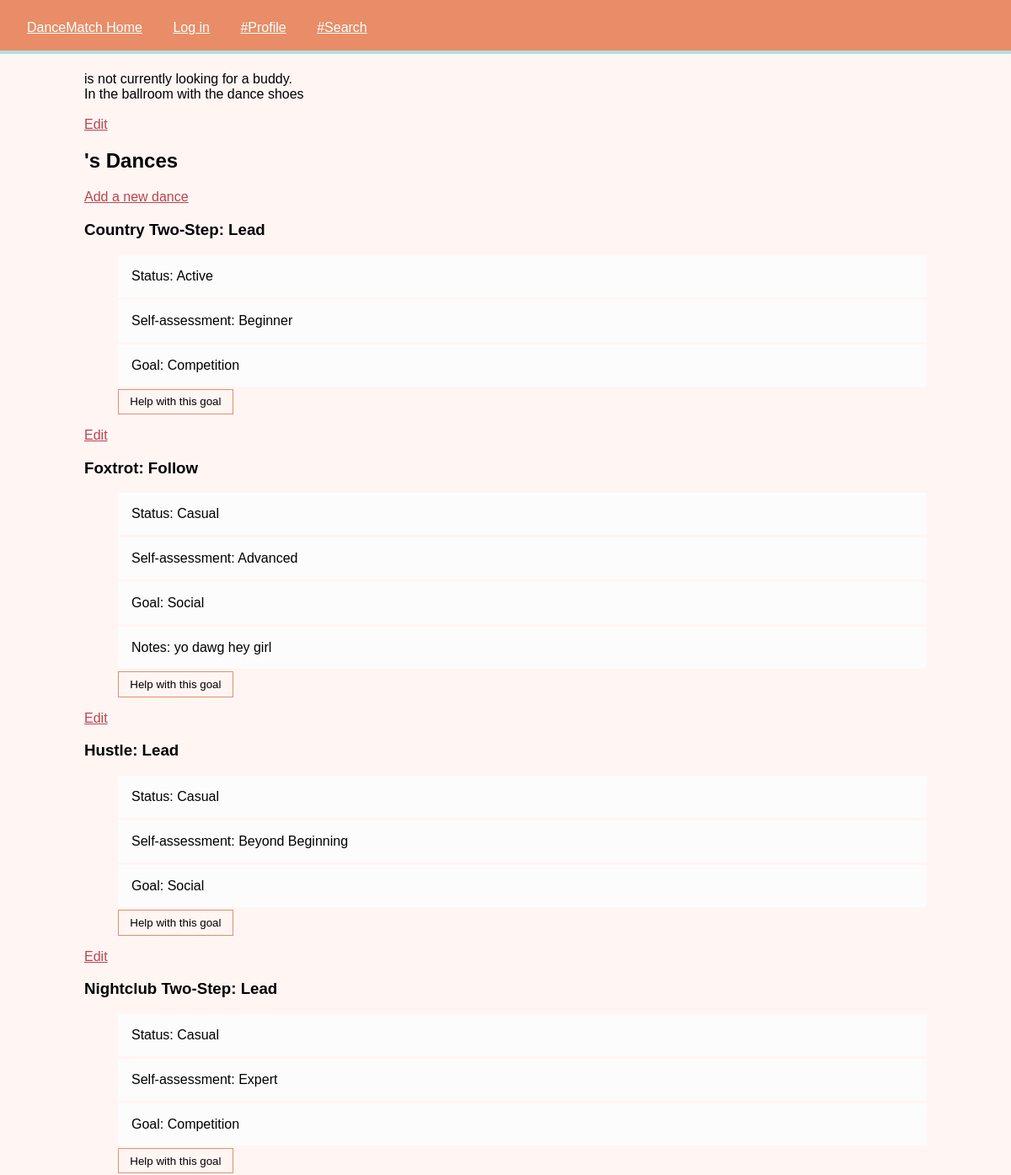
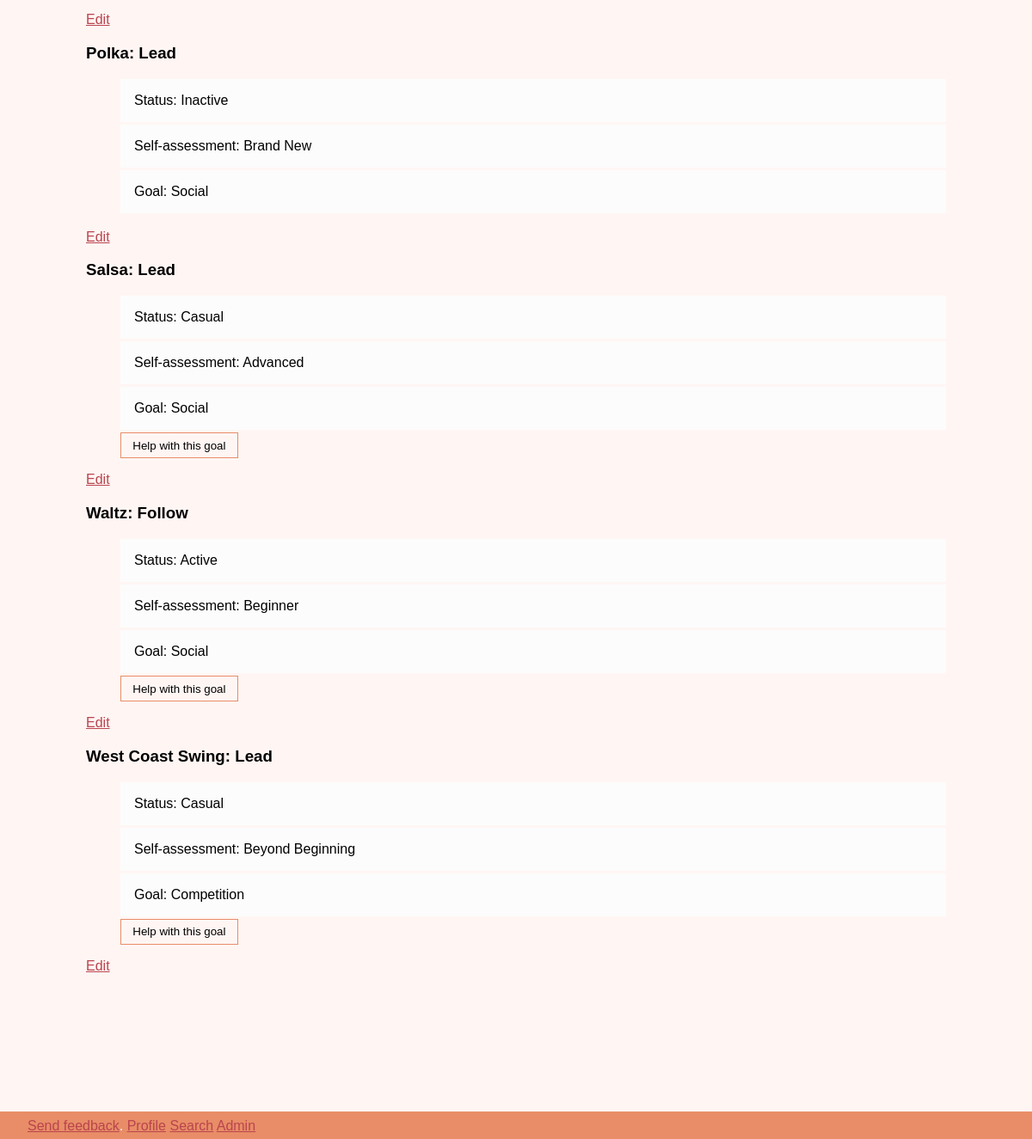
Screenshot of /profile/5/ with the database file from the repository (2 pictures, top to bottom).
### dancematch_app/models.py (models this page shows, shortened)
class Dancer(models.Model):
    user = models.OneToOneField(User)
    bio = models.TextField()
    img_path = models.CharField(max_length=200, default="/static/uploads/default.png")

class DancePrefs(models.Model):
    dance = models.ForeignKey(Dance)
    dancer = models.ForeignKey(Dancer)
    role = models.ForeignKey(DanceRole)
    skill_level = models.ForeignKey(SkillLevel, default=1)
    activity = models.ForeignKey(Activity, default=1)
    goal = models.ForeignKey(Goals, default=1)
    notes = models.TextField(blank=True)
    class Meta:
        verbose_name_plural = "dance prefs"

class Dance(models.Model):
    name = models.CharField(default='', max_length=200)
    description = models.TextField(blank=True)
    class Meta:
        ordering = ["name"]
    def __str__(self):
        return self.name

class DanceRole(models.Model):
    name = models.CharField(max_length=200)
    def __str__(self):
        return self.name

class Activity(models.Model):
    name = models.CharField(max_length=200)
    class Meta:
        verbose_name_plural = "activities"
    def __str__(self):
        return self.name

class SkillLevel(models.Model):
    name = models.CharField(max_length=200)
    def __str__(self):
        return self.name

class Goals(models.Model):
    name = models.CharField(max_length=200)
    class Meta:
        verbose_name_plural = "goals"
    def __str__(self):
        return self.name

### dancematch_app/views.py (the view)
# urls.py: url(r'^profile/(?P<dancer_id>[0-9]+)/$', views.profile, name='profile'),
def profile(request, dancer_id):
    dancer = get_object_or_404(Dancer, pk=dancer_id)
    dance_prefs = DancePrefs.objects.filter(dancer=dancer)
    return render(request, 'profile.html', {'dancer': dancer,
                                            'dance_prefs': dance_prefs,
                                            })

### dancematch_app/templates/profile.html (shortened to what this page needs)
{% extends "base_generic.html" %}
{% load staticfiles %}
{% block content %}
{% if dancer.active_member %}
    {{ dancer.name }} is looking for a buddy!
{% else %}
    {{ dancer.name }} is not currently looking for a buddy.
{% endif %}
<div class="bio">
    {{ dancer.bio }}
</div>
<br>
<a href="/edit/{{ dancer.id }}">Edit</a>
<h2>{{ dancer.name }}'s Dances</h2>
<a href="/edit/{{ dancer.id }}/0/">Add a new dance</a>
{% for dance_pref in dance_prefs|dictsort:"dance.name" %}
    <h3>{{ dance_pref.dance }}: {{ dance_pref.role }}</h3>
    <ul class="prefs">
        {% if dance_pref.activity %}
            <li>Status: {{ dance_pref.activity }}</li>
        {% endif %}
        {% if dance_pref.skill_level %}
            <li>Self-assessment: {{ dance_pref.skill_level }}</li>
        {% endif %}
        {%  if dance_pref.goal %}
            <li>Goal: {{ dance_pref.goal }}</li>
        {% endif %}
        {% if dance_pref.notes != '' %}
            <li>Notes: {{ dance_pref.notes }}</li>
        {% endif %}
        {% if dance_pref.activity.name != "Inactive" %}
            <input class="button" type="button" value="Help with this goal"/>
        {% endif %}
    </ul>
    <a href="/edit/{{ dancer.id }}/{{ dance_pref.id }}/">Edit</a>
{% empty %}
    {{ dancer.name }} has not added any dances.
{% endfor %}
{% endblock %}

### dancematch_app/static/styles/style.css (style rules this page uses)
body { background: #fff6f4; padding: 0; margin: 0; font-family: "Trebuchet MS", sans-serif; }
a { color: #ba444e; }
ul { list-style-type: none; }
li { background-color: #fcfcfc; list-style-type: none; border-bottom: 3px solid #fff6f4; padding: 1em; }
button, .button { display: block; padding: 0.5em 1em; border: 1px solid #e88d67; background-color: #fff6f4; }

### rows the page displays
Dancer: bio "In the ballroom with the dance shoes"
DancePrefs: dance "Country Two-Step", role "Lead", activity "Active", skill_level "Beginner", goal "Competition"
DancePrefs: dance "Foxtrot", role "Follow", activity "Casual", skill_level "Advanced", goal "Social", notes "yo dawg hey girl"
DancePrefs: dance "Hustle", role "Lead", activity "Casual", skill_level "Beyond Beginning", goal "Social"
DancePrefs: dance "Nightclub Two-Step", role "Lead", activity "Casual", skill_level "Expert", goal "Competition"
DancePrefs: dance "Polka", role "Lead", activity "Inactive", skill_level "Brand New", goal "Social"
DancePrefs: dance "Salsa", role "Lead", activity "Casual", skill_level "Advanced", goal "Social"
DancePrefs: dance "Waltz", role "Follow", activity "Active", skill_level "Beginner", goal "Social"
DancePrefs: dance "West Coast Swing", role "Lead", activity "Casual", skill_level "Beyond Beginning", goal "Competition"
